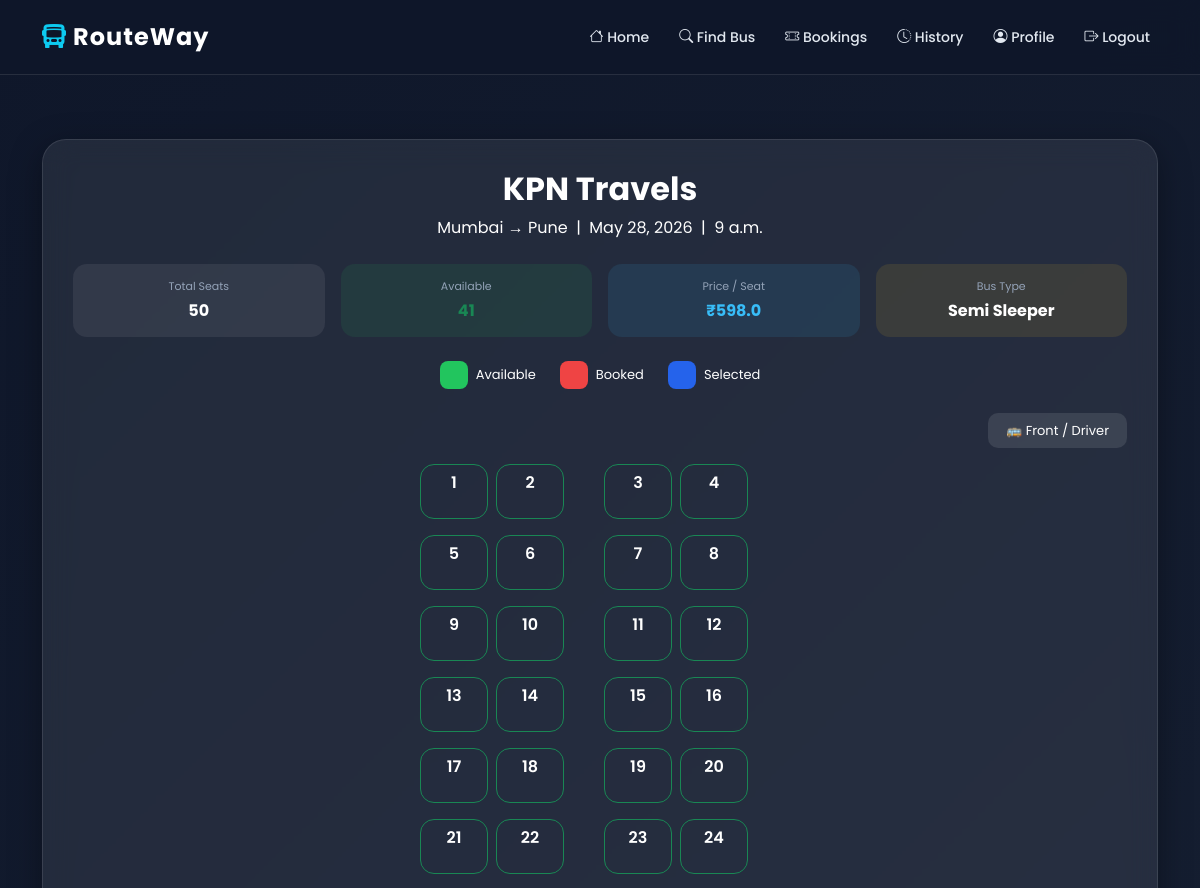
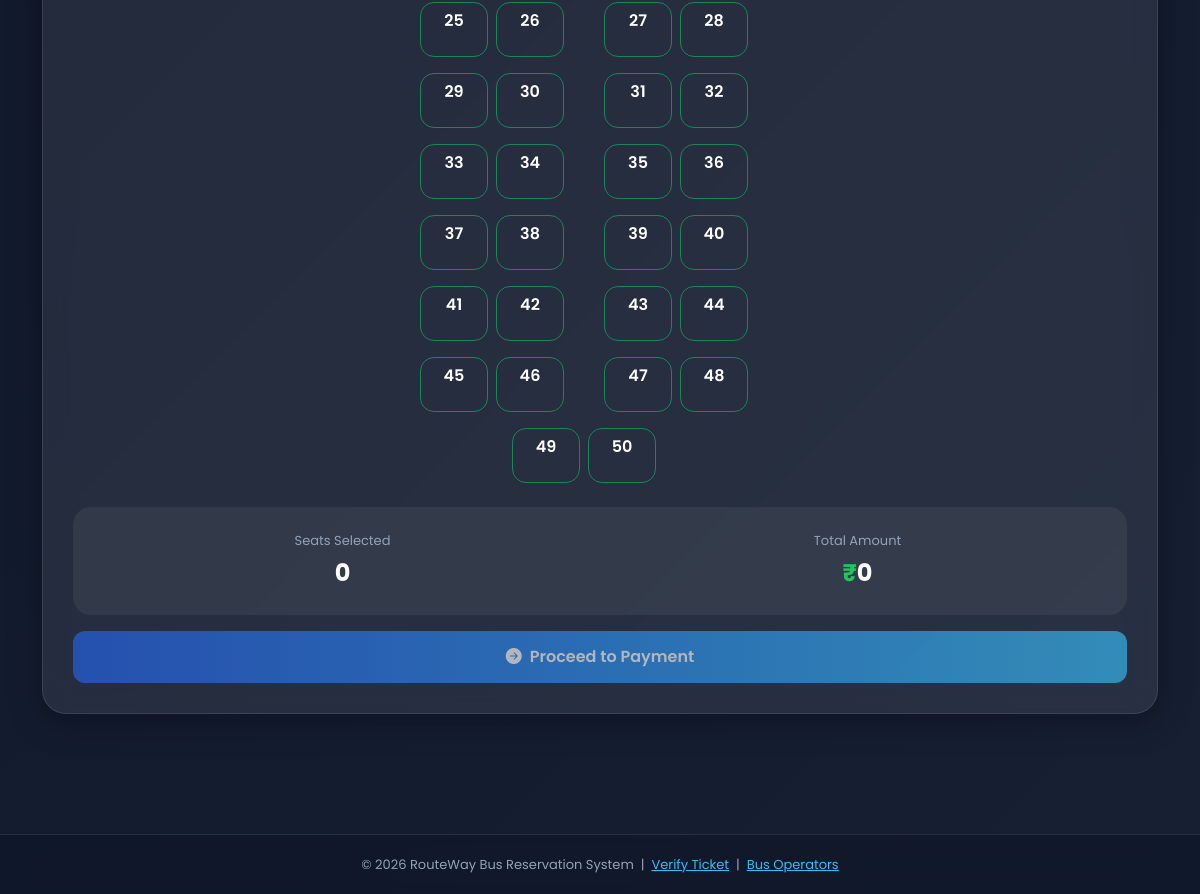
Page /selectseats/1/ (signed in) on the committed database (2 pictures, top to bottom).
### myapp/models.py (models this page shows, shortened)
class Bus(models.Model):
    BUS_TYPES = (
        ('sleeper', 'Sleeper'),
        ('semi_sleeper', 'Semi Sleeper'),
        ('seater', 'Seater'),
        ('ac', 'AC Seater'),
    )
    operator = models.ForeignKey(Operator, on_delete=models.SET_NULL, null=True, blank=True)
    bus_name = models.CharField(max_length=50)
    source = models.CharField(max_length=50)
    dest = models.CharField(max_length=50)
    nos = models.PositiveIntegerField(help_text="Total seats")
    rem = models.PositiveIntegerField(help_text="Remaining seats")
    base_price = models.DecimalField(decimal_places=2, max_digits=8)
    date = models.DateField()
    time = models.TimeField()
    bus_type = models.CharField(max_length=20, choices=BUS_TYPES, default='seater')
    amenities = models.CharField(max_length=200, blank=True)
    is_recurring = models.BooleanField(default=False)
    recur_days = models.CharField(max_length=50, blank=True)
    class Meta:
        ordering = ['date', 'time']
    def dynamic_price(self):
        if self.nos == 0:
            return float(self.base_price)
        occupancy = (self.nos - self.rem) / self.nos
        if occupancy >= 0.8:
            return round(float(self.base_price) * 1.3, 2)
        elif occupancy >= 0.5:
            return round(float(self.base_price) * 1.15, 2)
        return float(self.base_price)

### myapp/views.py (the view)
# urls.py: path('selectseats/<int:bus_id>/', views.select_seats, name='select_seats'),
@login_required(login_url='signin')
def select_seats(request, bus_id):
    bus = get_object_or_404(Bus, id=bus_id)
    bookings = Book.objects.filter(busid=bus.id, status='B')
    booked_seats = []
    for b in bookings:
        if b.seat_numbers:
            for s in b.seat_numbers.split(","):
                s = s.strip()
                if s.isdigit():
                    booked_seats.append(int(s))
    dynamic_price = bus.dynamic_price()
    return render(request, 'myapp/select_seats.html', {
        'bus': bus,
        'booked_seats': booked_seats,
        'total_seats': range(1, bus.nos + 1),
        'dynamic_price': dynamic_price,
        'price_surge': dynamic_price > float(bus.base_price),
    })

### myapp/templates/myapp/select_seats.html (shortened to what this page needs)
{% extends 'myapp/base.html' %}
{% block content %}
<div class="container mt-4">
  <div class="custom-card">
    <div class="text-center mb-4">
      <h2 class="fw-bold">{{ bus.bus_name }}</h2>
      <p class="text-muted">{{ bus.source }} → {{ bus.dest }} &nbsp;|&nbsp; {{ bus.date }} &nbsp;|&nbsp; {{ bus.time }}</p>
    </div>
    <div class="row mb-4 text-center g-3">
      <div class="col-6 col-md-3">
        <div style="background:rgba(255,255,255,.07);border-radius:14px;padding:14px;">
          <div style="font-size:11px;color:#94a3b8;">Total Seats</div>
          <div class="fw-bold mt-1">{{ bus.nos }}</div>
        </div>
      </div>
      <div class="col-6 col-md-3">
        <div style="background:rgba(34,197,94,.1);border-radius:14px;padding:14px;">
          <div style="font-size:11px;color:#94a3b8;">Available</div>
          <div class="fw-bold mt-1 text-success">{{ bus.rem }}</div>
        </div>
      </div>
      <div class="col-6 col-md-3">
        <div style="background:rgba(56,189,248,.1);border-radius:14px;padding:14px;">
          <div style="font-size:11px;color:#94a3b8;">Price / Seat</div>
          <div class="fw-bold mt-1" style="color:#38bdf8;">₹{{ dynamic_price }}</div>
        </div>
      </div>
      <div class="col-6 col-md-3">
        <div style="background:rgba(251,191,36,.1);border-radius:14px;padding:14px;">
          <div style="font-size:11px;color:#94a3b8;">Bus Type</div>
          <div class="fw-bold mt-1">{{ bus.get_bus_type_display }}</div>
        </div>
      </div>
    </div>
    <div class="d-flex justify-content-center gap-4 mb-4 flex-wrap">
      <div class="d-flex align-items-center gap-2"><div style="width:28px;height:28px;border-radius:8px;background:#22c55e;"></div><span style="font-size:13px;">Available</span></div>
      <div class="d-flex align-items-center gap-2"><div style="width:28px;height:28px;border-radius:8px;background:#ef4444;"></div><span style="font-size:13px;">Booked</span></div>
      <div class="d-flex align-items-center gap-2"><div style="width:28px;height:28px;border-radius:8px;background:#2563eb;"></div><span style="font-size:13px;">Selected</span></div>
    </div>
    <form method="POST" action="{% url 'confirm_booking' bus.id %}" id="seatForm">
      <div class="d-flex justify-content-end mb-3">
        <div style="background:rgba(255,255,255,.1);border-radius:10px;padding:8px 18px;font-size:13px;">🚌 Front / Driver</div>
      </div>
      <div class="d-flex flex-wrap justify-content-center gap-2 mb-4" id="seatGrid">
        {% for seat in total_seats %}
          {% if seat in booked_seats %}
            <button type="button" class="btn btn-danger seat-btn" disabled>{{ seat }}</button>
          {% else %}
            <label class="btn btn-outline-success seat-btn" for="seat{{ seat }}">{{ seat }}</label>
          {% endif %}
          {% if forloop.counter|divisibleby:2 %}<div style="width:24px;"></div>{% endif %}
        {% endfor %}
      </div>
      <div class="text-center p-4 mb-3" style="background:rgba(255,255,255,.06);border-radius:18px;">
        <div class="row">
          <div class="col-6">
            <div style="font-size:13px;color:#94a3b8;">Seats Selected</div>
            <div class="fw-bold mt-1" style="font-size:24px;" id="selectedCount">0</div>
          </div>
          <div class="col-6">
            <div style="font-size:13px;color:#94a3b8;">Total Amount</div>
            <div class="fw-bold mt-1" style="font-size:24px;color:#22c55e;">₹<span id="totalCost">0</span></div>
          </div>
        </div>
      </div>
      <div class="d-grid">
        <button type="submit" class="btn btn-custom" id="confirmBtn" disabled style="padding:14px;font-size:16px;">
          <i class="bi bi-arrow-right-circle-fill me-2"></i>Proceed to Payment
        </button>
      </div>
    </form>
  </div>
</div>
{% endblock %}

### myapp/templates/myapp/base.html (shortened to what this page needs)
{% load static %}
<!DOCTYPE html>
<html lang="en">
<head>
    <link href="https://cdn.jsdelivr.net/npm/bootstrap@5.3.3/dist/css/bootstrap.min.css" rel="stylesheet">
    <link href="https://cdn.jsdelivr.net/npm/bootstrap-icons@1.11.3/font/bootstrap-icons.min.css" rel="stylesheet">
</head>
<body>
<nav class="navbar navbar-expand-lg">
    <div class="container">
        <a class="navbar-brand" href="{% url 'home' %}">
            <i class="bi bi-bus-front-fill text-info"></i> RouteWay
        </a>
        <div class="collapse navbar-collapse justify-content-end" id="navbarNav">
            <div class="navbar-nav align-items-center">
                <a class="nav-link" href="{% url 'home' %}"><i class="bi bi-house"></i> Home</a>
                <a class="nav-link" href="{% url 'findbus' %}"><i class="bi bi-search"></i> Find Bus</a>
                {% if request.user.is_authenticated %}
                <a class="nav-link" href="{% url 'seebookings' %}"><i class="bi bi-ticket-perforated"></i> Bookings</a>
                <a class="nav-link" href="{% url 'travel_history' %}"><i class="bi bi-clock-history"></i> History</a>
                <a class="nav-link" href="{% url 'profile' %}"><i class="bi bi-person-circle"></i> Profile</a>
                <a class="nav-link" href="{% url 'signout' %}"><i class="bi bi-box-arrow-right"></i> Logout</a>
                {% else %}
                <a class="nav-link" href="{% url 'signin' %}"><i class="bi bi-box-arrow-in-right"></i> Login</a>
                <a class="nav-link" href="{% url 'signup' %}"><i class="bi bi-person-plus"></i> Register</a>
                {% endif %}
            </div>
        </div>
    </div>
</nav>
<div class="container main-container">
    {% block content %}{% endblock %}
</div>
<div class="footer">
    © 2026 RouteWay Bus Reservation System &nbsp;|&nbsp;
    <a href="{% url 'verify_ticket' %}" style="color:#38bdf8;">Verify Ticket</a> &nbsp;|&nbsp;
    <a href="{% url 'operator_register' %}" style="color:#38bdf8;">Bus Operators</a>
</div>
</body>
</html>

### myapp/templates/myapp/base.html (style rules this page uses)
* { font-family:'Poppins',sans-serif;margin:0;padding:0;box-sizing:border-box; }
body { background:linear-gradient(135deg,#0f172a,#1e293b,#0f172a);background-size:400% 400%;animation:bgMove 15s ease infinite;min-height:100vh;color:white; }
.navbar { background:rgba(15,23,42,0.85);backdrop-filter:blur(12px);border-bottom:1px solid rgba(255,255,255,0.1);padding:14px 0;position:sticky;top:0;z-index:999; }
.navbar-brand { color:white!important;font-size:24px;font-weight:700;letter-spacing:1px; }
.nav-link { color:#e2e8f0!important;margin-left:14px;font-weight:500;transition:.3s;position:relative;font-size:14px; }
.nav-link::after { content:'';position:absolute;width:0%;height:2px;left:0;bottom:-4px;background:#38bdf8;transition:.3s; }
.main-container { padding:40px 0; }
.custom-card { background:rgba(255,255,255,0.08);backdrop-filter:blur(14px);border:1px solid rgba(255,255,255,0.1);border-radius:24px;padding:30px;box-shadow:0 8px 32px rgba(0,0,0,0.35);transition:.4s ease;color:white; }
.btn-custom { background:linear-gradient(90deg,#2563eb,#38bdf8);border:none;color:white;padding:12px 24px;border-radius:12px;font-weight:600;transition:.3s; }
.custom-card h1,.custom-card h2,.custom-card h3,.custom-card h4,.custom-card h5,.custom-card p,.custom-card span,.custom-card label,.custom-card td,.custom-card th { color:white!important; }
.text-muted { color:#94a3b8!important; }
.footer { margin-top:80px;background:rgba(15,23,42,0.8);backdrop-filter:blur(10px);color:#94a3b8;padding:20px;text-align:center;border-top:1px solid rgba(255,255,255,0.1);font-size:13px; }
.seat-btn { width:68px;height:55px;border-radius:14px;font-weight:600;transition:.3s; }

### rows in the picture
Bus: bus_name "KPN Travels", source "Mumbai", dest "Pune", date "May 28, 2026", time "9 a.m.", nos "50", rem "41", bus_type "Semi Sleeper"

### other values in the picture
{{ dynamic_price }} "598.0"
{{ seat }} "1" "2" "3" "4" "5" "6" "7" "8" "9" "10" "11" "12" "13" "14" "15" "16" "17" "18" "19" "20" "21" "22" "23" "24" "25" "26" "27" "28" "29" "30" "31" "32" "33" "34" "35" "36" "37" "38" "39" "40" "41" "42" "43" "44" "45" "46" "47" "48" "49" "50"
